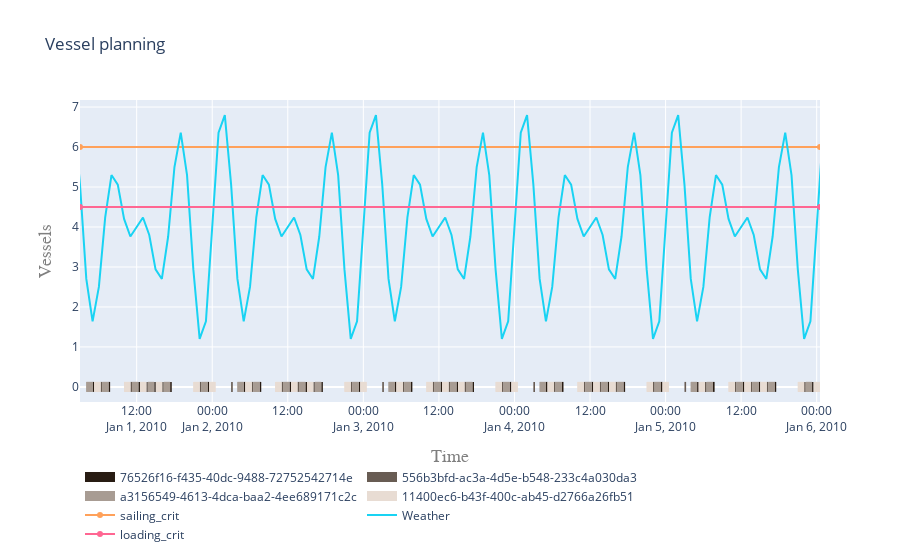

The notebook cell this image was saved under:
### Code cell
res = plot.vessel_planning([hopper], y_scale="numbers", static=True)
data = res['data']
layout = res['layout']

data.append({
    "name": "sailing_crit",
    "x":[hopper.log["Timestamp"][0].isoformat(), hopper.log["Timestamp"][-1].isoformat()],
    "y":[sailing_crit.maximum,sailing_crit.maximum],
})

data.append({
    "name": "Weather",
    "x":metocean_df.index,
    "y":metocean_df[sailing_crit.condition],
})



data.append({
    "name": "loading_crit",
    "x":[hopper.log["Timestamp"][0].isoformat(), hopper.log["Timestamp"][-1].isoformat()],
    "y":[loading_crit.maximum,loading_crit.maximum],
})

go.Figure(data=data, layout=layout)

### Figure 1 — Plotly figure (JSON) as saved in the notebook; plotly's stock layout.template omitted (floating-point values rounded to 4 significant figures; data arrays with more than 128 entries replaced by an {"elided": "..."} marker saying what was removed)
{"data": [{"connectgaps": false, "hoverinfo": "y+name", "line": {"color": "rgb(40,28,19)", "width": 10}, "mode": "lines", "name": "76526f16-f435-40dc-9488-72752542714e", "type": "scatter", "x": {"elided": "150 str values"}, "y": {"elided": "150 int values"}}, {"connectgaps": false, "hoverinfo": "y+name", "line": {"color": "rgb(104,92,83)", "width": 10}, "mode": "lines", "name": "556b3bfd-ac3a-4d5e-b548-233c4a030da3", "type": "scatter", "x": {"elided": "150 str values"}, "y": {"elided": "150 int values"}}, {"connectgaps": false, "hoverinfo": "y+name", "line": {"color": "rgb(168,156,147)", "width": 10}, "mode": "lines", "name": "a3156549-4613-4dca-baa2-4ee689171c2c", "type": "scatter", "x": {"elided": "300 str values"}, "y": {"elided": "300 int values"}}, {"connectgaps": false, "hoverinfo": "y+name", "line": {"color": "rgb(232,220,211)", "width": 10}, "mode": "lines", "name": "11400ec6-b43f-400c-ab45-d2766a26fb51", "type": "scatter", "x": {"elided": "300 str values"}, "y": {"elided": "300 int values"}}, {"name": "sailing_crit", "type": "scatter", "x": ["2010-01-01T03:00:00", "2010-01-06T00:31:25.649182"], "y": [6, 6]}, {"name": "Weather", "type": "scatter", "x": {"elided": "192 str values"}, "y": {"elided": "192 float values"}}, {"name": "loading_crit", "type": "scatter", "x": ["2010-01-01T03:00:00", "2010-01-06T00:31:25.649182"], "y": [4.5, 4.5]}], "layout": {"hovermode": "closest", "legend": {"orientation": "h", "x": 0, "y": -0.2}, "title": {"text": "Vessel planning"}, "xaxis": {"range": ["2010-01-01T03:00:00", "2010-01-06T00:31:25.649182"], "title": {"font": {"color": "#7f7f7f", "family": "Courier New, monospace", "size": 18}, "text": "Time"}}, "yaxis": {"title": {"font": {"color": "#7f7f7f", "family": "Courier New, monospace", "size": 18}, "text": "Vessels"}}}}
